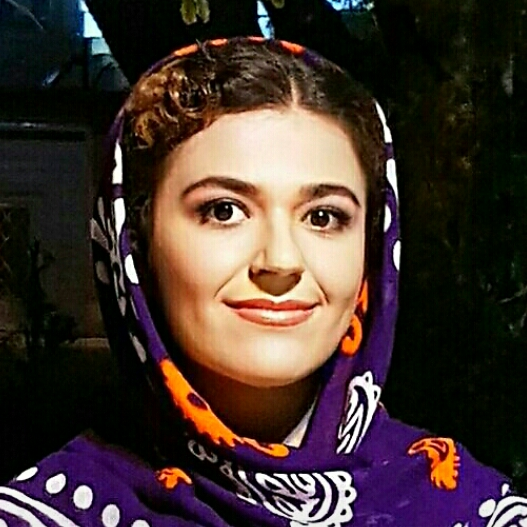
%> input picture 7/Marjan.jpg, 527 x 527 px
$ octave s18.m   (GNU Octave 9; MATLAB toolbox functions it lacks are replaced by stand-ins)
%> lines starting %> are read from the running program, lines starting %| are printed output that depends on the picture
clc
clear
close all
%%%%%%%%%%%%%%%%%%%%%%%%%%%%%%
I = imread('C:\Users\Marjan\Documents\MATLAB\Marjan.jpg');
%> I is the input picture: size 527x527x3 uint8; mean R, G, B 67.9, 52.2, 47.5
I=rgb2gray(I);
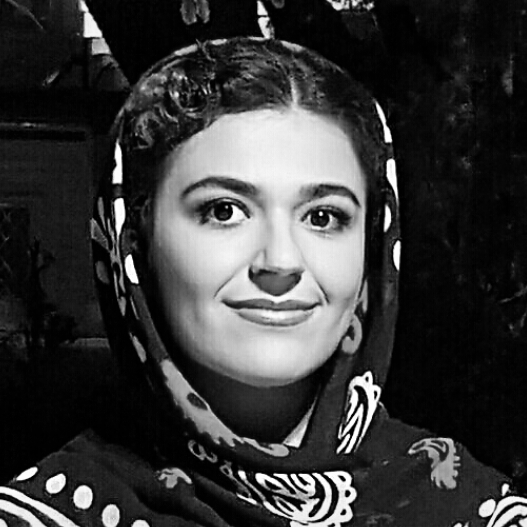
%> I: size 527x527 uint8; min 0, max 255, mean 56.4
figure,imshow(I);
title('input image');
figure,imhist(I);title('histogram input image');
%> after `title('histogram input image')`:
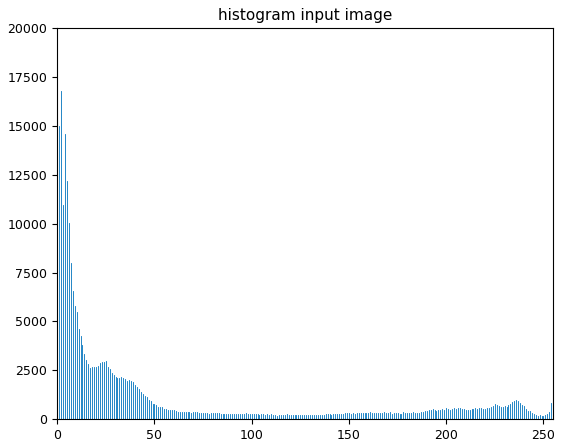
%> figure redrawn from the program's plot data; highest point at x = 2, y = 16765
%%%%%%%%%%%%%%%%%%%%%%%%%%%%%%%
 J = imnoise(I,'gaussian',0.01,0.01);
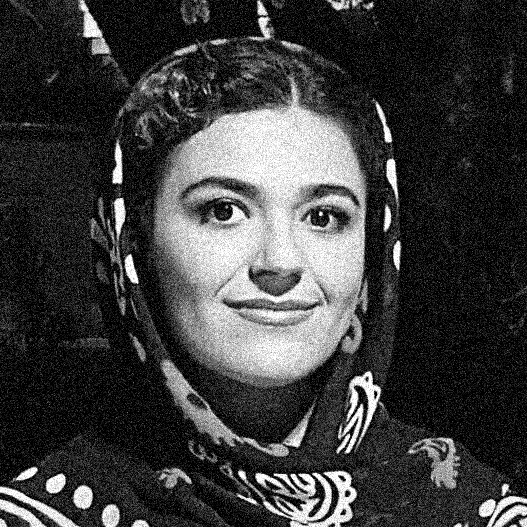
%> J: size 527x527 uint8; min 0, max 255, mean 62
 figure,imshow(J)
 title('Noisy image 2')
 figure,imhist(J);title('histogram Noisy image');
%> after `title('histogram Noisy image')`:
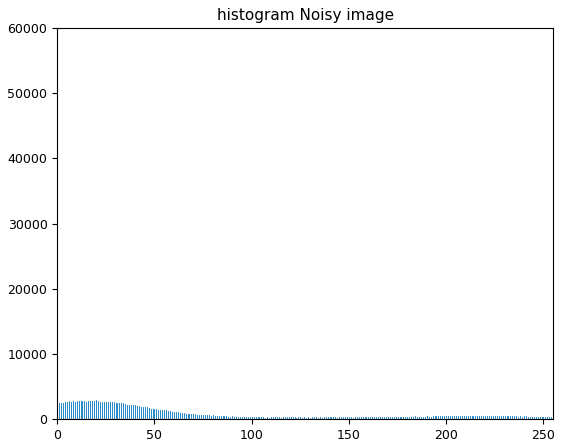
%> figure redrawn from the program's plot data; highest point at x = 0, y = 57844
